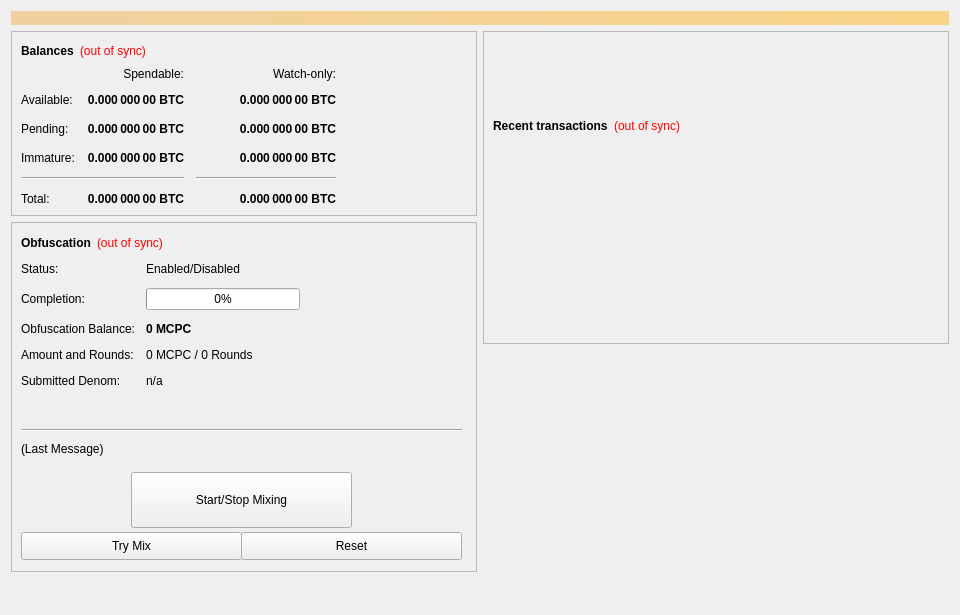
<?xml version="1.0" encoding="UTF-8"?>
<ui version="4.0">
 <class>OverviewPage</class>
 <widget class="QWidget" name="OverviewPage">
  <property name="geometry">
   <rect>
    <x>0</x>
    <y>0</y>
    <width>960</width>
    <height>615</height>
   </rect>
  </property>
  <property name="minimumSize">
   <size>
    <width>960</width>
    <height>0</height>
   </size>
  </property>
  <property name="windowTitle">
   <string>Form</string>
  </property>
  <layout class="QVBoxLayout" name="topLayout">
   <item>
    <widget class="QLabel" name="labelAlerts">
     <property name="visible">
      <bool>false</bool>
     </property>
     <property name="styleSheet">
      <string notr="true">background-color: qlineargradient(x1: 0, y1: 0, x2: 1, y2: 0, stop:0 #F0D0A0, stop:1 #F8D488); color:#000000;</string>
     </property>
     <property name="wordWrap">
      <bool>true</bool>
     </property>
     <property name="margin">
      <number>3</number>
     </property>
    </widget>
   </item>
   <item>
    <layout class="QHBoxLayout" name="horizontalLayout" stretch="1,1">
     <item>
      <layout class="QVBoxLayout" name="verticalLayout_2">
       <item>
        <widget class="QFrame" name="frame">
         <property name="frameShape">
          <enum>QFrame::StyledPanel</enum>
         </property>
         <property name="frameShadow">
          <enum>QFrame::Raised</enum>
         </property>
         <layout class="QVBoxLayout" name="verticalLayout_4">
          <item>
           <layout class="QHBoxLayout" name="horizontalLayout_4">
            <item>
             <widget class="QLabel" name="label_5">
              <property name="font">
               <font>
                <weight>75</weight>
                <bold>true</bold>
               </font>
              </property>
              <property name="text">
               <string>Balances</string>
              </property>
             </widget>
            </item>
            <item>
             <widget class="QLabel" name="labelWalletStatus">
              <property name="cursor">
               <cursorShape>WhatsThisCursor</cursorShape>
              </property>
              <property name="toolTip">
               <string>The displayed information may be out of date. Your wallet automatically synchronizes with the MCPCoin network after a connection is established, but this process has not completed yet.</string>
              </property>
              <property name="styleSheet">
               <string notr="true">QLabel { color: red; }</string>
              </property>
              <property name="text">
               <string notr="true">(out of sync)</string>
              </property>
              <property name="alignment">
               <set>Qt::AlignLeading|Qt::AlignLeft|Qt::AlignVCenter</set>
              </property>
             </widget>
            </item>
            <item>
             <spacer name="horizontalSpacer_3">
              <property name="orientation">
               <enum>Qt::Horizontal</enum>
              </property>
              <property name="sizeHint" stdset="0">
               <size>
                <width>40</width>
                <height>20</height>
               </size>
              </property>
             </spacer>
            </item>
           </layout>
          </item>
          <item>
           <layout class="QGridLayout" name="gridLayout">
            <property name="spacing">
             <number>12</number>
            </property>
            <item row="2" column="2">
             <widget class="QLabel" name="labelWatchPending">
              <property name="font">
               <font>
                <weight>75</weight>
                <bold>true</bold>
               </font>
              </property>
              <property name="cursor">
               <cursorShape>IBeamCursor</cursorShape>
              </property>
              <property name="toolTip">
               <string>Unconfirmed transactions to watch-only addresses</string>
              </property>
              <property name="text">
               <string notr="true">0.000 000 00 BTC</string>
              </property>
              <property name="alignment">
               <set>Qt::AlignRight|Qt::AlignTrailing|Qt::AlignVCenter</set>
              </property>
              <property name="textInteractionFlags">
               <set>Qt::LinksAccessibleByMouse|Qt::TextSelectableByKeyboard|Qt::TextSelectableByMouse</set>
              </property>
             </widget>
            </item>
            <item row="2" column="1">
             <widget class="QLabel" name="labelUnconfirmed">
              <property name="font">
               <font>
                <weight>75</weight>
                <bold>true</bold>
               </font>
              </property>
              <property name="cursor">
               <cursorShape>IBeamCursor</cursorShape>
              </property>
              <property name="toolTip">
               <string>Total of transactions that have yet to be confirmed, and do not yet count toward the spendable balance</string>
              </property>
              <property name="text">
               <string notr="true">0.000 000 00 BTC</string>
              </property>
              <property name="alignment">
               <set>Qt::AlignRight|Qt::AlignTrailing|Qt::AlignVCenter</set>
              </property>
              <property name="textInteractionFlags">
               <set>Qt::LinksAccessibleByMouse|Qt::TextSelectableByKeyboard|Qt::TextSelectableByMouse</set>
              </property>
             </widget>
            </item>
            <item row="3" column="2">
             <widget class="QLabel" name="labelWatchImmature">
              <property name="font">
               <font>
                <weight>75</weight>
                <bold>true</bold>
               </font>
              </property>
              <property name="cursor">
               <cursorShape>IBeamCursor</cursorShape>
              </property>
              <property name="toolTip">
               <string>Staked or masternode rewards in watch-only addresses that has not yet matured</string>
              </property>
              <property name="text">
               <string notr="true">0.000 000 00 BTC</string>
              </property>
              <property name="alignment">
               <set>Qt::AlignRight|Qt::AlignTrailing|Qt::AlignVCenter</set>
              </property>
              <property name="textInteractionFlags">
               <set>Qt::LinksAccessibleByMouse|Qt::TextSelectableByKeyboard|Qt::TextSelectableByMouse</set>
              </property>
             </widget>
            </item>
            <item row="4" column="0" colspan="2">
             <widget class="Line" name="lineSpendableBalance">
              <property name="orientation">
               <enum>Qt::Horizontal</enum>
              </property>
             </widget>
            </item>
            <item row="4" column="2">
             <widget class="Line" name="lineWatchBalance">
              <property name="sizePolicy">
               <sizepolicy hsizetype="Preferred" vsizetype="Fixed">
                <horstretch>0</horstretch>
                <verstretch>0</verstretch>
               </sizepolicy>
              </property>
              <property name="minimumSize">
               <size>
                <width>140</width>
                <height>0</height>
               </size>
              </property>
              <property name="orientation">
               <enum>Qt::Horizontal</enum>
              </property>
             </widget>
            </item>
            <item row="5" column="0">
             <widget class="QLabel" name="labelTotalText">
              <property name="text">
               <string>Total:</string>
              </property>
             </widget>
            </item>
            <item row="3" column="1">
             <widget class="QLabel" name="labelImmature">
              <property name="font">
               <font>
                <weight>75</weight>
                <bold>true</bold>
               </font>
              </property>
              <property name="cursor">
               <cursorShape>IBeamCursor</cursorShape>
              </property>
              <property name="toolTip">
               <string>Staked or masternode rewards that has not yet matured</string>
              </property>
              <property name="text">
               <string notr="true">0.000 000 00 BTC</string>
              </property>
              <property name="alignment">
               <set>Qt::AlignRight|Qt::AlignTrailing|Qt::AlignVCenter</set>
              </property>
              <property name="textInteractionFlags">
               <set>Qt::LinksAccessibleByMouse|Qt::TextSelectableByKeyboard|Qt::TextSelectableByMouse</set>
              </property>
             </widget>
            </item>
            <item row="2" column="3">
             <spacer name="horizontalSpacer_2">
              <property name="orientation">
               <enum>Qt::Horizontal</enum>
              </property>
              <property name="sizeHint" stdset="0">
               <size>
                <width>40</width>
                <height>20</height>
               </size>
              </property>
             </spacer>
            </item>
            <item row="3" column="0">
             <widget class="QLabel" name="labelImmatureText">
              <property name="text">
               <string>Immature:</string>
              </property>
             </widget>
            </item>
            <item row="5" column="1">
             <widget class="QLabel" name="labelTotal">
              <property name="font">
               <font>
                <weight>75</weight>
                <bold>true</bold>
               </font>
              </property>
              <property name="cursor">
               <cursorShape>IBeamCursor</cursorShape>
              </property>
              <property name="toolTip">
               <string>Your current total balance</string>
              </property>
              <property name="text">
               <string notr="true">0.000 000 00 BTC</string>
              </property>
              <property name="alignment">
               <set>Qt::AlignRight|Qt::AlignTrailing|Qt::AlignVCenter</set>
              </property>
              <property name="textInteractionFlags">
               <set>Qt::LinksAccessibleByMouse|Qt::TextSelectableByKeyboard|Qt::TextSelectableByMouse</set>
              </property>
             </widget>
            </item>
            <item row="5" column="2">
             <widget class="QLabel" name="labelWatchTotal">
              <property name="font">
               <font>
                <weight>75</weight>
                <bold>true</bold>
               </font>
              </property>
              <property name="cursor">
               <cursorShape>IBeamCursor</cursorShape>
              </property>
              <property name="toolTip">
               <string>Current total balance in watch-only addresses</string>
              </property>
              <property name="text">
               <string notr="true">0.000 000 00 BTC</string>
              </property>
              <property name="alignment">
               <set>Qt::AlignRight|Qt::AlignTrailing|Qt::AlignVCenter</set>
              </property>
              <property name="textInteractionFlags">
               <set>Qt::LinksAccessibleByMouse|Qt::TextSelectableByKeyboard|Qt::TextSelectableByMouse</set>
              </property>
             </widget>
            </item>
            <item row="0" column="2">
             <widget class="QLabel" name="labelWatchonly">
              <property name="text">
               <string>Watch-only:</string>
              </property>
              <property name="alignment">
               <set>Qt::AlignRight|Qt::AlignTrailing|Qt::AlignVCenter</set>
              </property>
             </widget>
            </item>
            <item row="1" column="0">
             <widget class="QLabel" name="labelBalanceText">
              <property name="text">
               <string>Available:</string>
              </property>
             </widget>
            </item>
            <item row="1" column="1">
             <widget class="QLabel" name="labelBalance">
              <property name="font">
               <font>
                <weight>75</weight>
                <bold>true</bold>
               </font>
              </property>
              <property name="cursor">
               <cursorShape>IBeamCursor</cursorShape>
              </property>
              <property name="toolTip">
               <string>Your current spendable balance</string>
              </property>
              <property name="text">
               <string notr="true">0.000 000 00 BTC</string>
              </property>
              <property name="alignment">
               <set>Qt::AlignRight|Qt::AlignTrailing|Qt::AlignVCenter</set>
              </property>
              <property name="textInteractionFlags">
               <set>Qt::LinksAccessibleByMouse|Qt::TextSelectableByKeyboard|Qt::TextSelectableByMouse</set>
              </property>
             </widget>
            </item>
            <item row="1" column="2">
             <widget class="QLabel" name="labelWatchAvailable">
              <property name="font">
               <font>
                <weight>75</weight>
                <bold>true</bold>
               </font>
              </property>
              <property name="cursor">
               <cursorShape>IBeamCursor</cursorShape>
              </property>
              <property name="toolTip">
               <string>Your current balance in watch-only addresses</string>
              </property>
              <property name="text">
               <string notr="true">0.000 000 00 BTC</string>
              </property>
              <property name="alignment">
               <set>Qt::AlignRight|Qt::AlignTrailing|Qt::AlignVCenter</set>
              </property>
              <property name="textInteractionFlags">
               <set>Qt::LinksAccessibleByMouse|Qt::TextSelectableByKeyboard|Qt::TextSelectableByMouse</set>
              </property>
             </widget>
            </item>
            <item row="2" column="0">
             <widget class="QLabel" name="labelPendingText">
              <property name="text">
               <string>Pending:</string>
              </property>
             </widget>
            </item>
            <item row="0" column="1">
             <widget class="QLabel" name="labelSpendable">
              <property name="text">
               <string>Spendable:</string>
              </property>
              <property name="alignment">
               <set>Qt::AlignRight|Qt::AlignTrailing|Qt::AlignVCenter</set>
              </property>
             </widget>
            </item>
           </layout>
          </item>
         </layout>
        </widget>
       </item>
       <item>
        <widget class="QFrame" name="frameObfuscation">
         <property name="minimumSize">
          <size>
           <width>0</width>
           <height>350</height>
          </size>
         </property>
         <property name="layoutDirection">
          <enum>Qt::LeftToRight</enum>
         </property>
         <property name="frameShape">
          <enum>QFrame::StyledPanel</enum>
         </property>
         <property name="frameShadow">
          <enum>QFrame::Raised</enum>
         </property>
         <widget class="QWidget" name="formLayoutWidget">
          <property name="geometry">
           <rect>
            <x>10</x>
            <y>40</y>
            <width>451</width>
            <height>161</height>
           </rect>
          </property>
          <layout class="QFormLayout" name="formLayout">
           <property name="fieldGrowthPolicy">
            <enum>QFormLayout::AllNonFixedFieldsGrow</enum>
           </property>
           <property name="horizontalSpacing">
            <number>11</number>
           </property>
           <property name="verticalSpacing">
            <number>12</number>
           </property>
           <item row="0" column="0">
            <widget class="QLabel" name="label_6">
             <property name="text">
              <string>Status:</string>
             </property>
            </widget>
           </item>
           <item row="1" column="0">
            <widget class="QLabel" name="label_7">
             <property name="text">
              <string>Completion:</string>
             </property>
            </widget>
           </item>
           <item row="1" column="1">
            <widget class="QProgressBar" name="obfuscationProgress">
             <property name="maximumSize">
              <size>
               <width>154</width>
               <height>16777215</height>
              </size>
             </property>
             <property name="value">
              <number>0</number>
             </property>
            </widget>
           </item>
           <item row="2" column="0">
            <widget class="QLabel" name="labelAnonymizedText">
             <property name="text">
              <string>Obfuscation Balance:</string>
             </property>
            </widget>
           </item>
           <item row="2" column="1">
            <widget class="QLabel" name="labelAnonymized">
             <property name="font">
              <font>
               <weight>75</weight>
               <bold>true</bold>
              </font>
             </property>
             <property name="text">
              <string notr="true">0 MCPC</string>
             </property>
            </widget>
           </item>
           <item row="3" column="0">
            <widget class="QLabel" name="label_8">
             <property name="text">
              <string>Amount and Rounds:</string>
             </property>
            </widget>
           </item>
           <item row="3" column="1">
            <widget class="QLabel" name="labelAmountRounds">
             <property name="text">
              <string>0 MCPC / 0 Rounds</string>
             </property>
            </widget>
           </item>
           <item row="4" column="0">
            <widget class="QLabel" name="label_9">
             <property name="text">
              <string>Submitted Denom:</string>
             </property>
            </widget>
           </item>
           <item row="4" column="1">
            <widget class="QLabel" name="labelSubmittedDenom">
             <property name="toolTip">
              <string>The denominations you submitted to the Masternode.&lt;br&gt;To mix, other users must submit the exact same denominations.</string>
             </property>
             <property name="text">
              <string>n/a</string>
             </property>
            </widget>
           </item>
           <item row="0" column="1">
            <widget class="QLabel" name="obfuscationEnabled">
             <property name="text">
              <string>Enabled/Disabled</string>
             </property>
            </widget>
           </item>
          </layout>
         </widget>
         <widget class="QPushButton" name="runAutoDenom">
          <property name="geometry">
           <rect>
            <x>251</x>
            <y>17</y>
            <width>1</width>
            <height>1</height>
           </rect>
          </property>
          <property name="palette">
           <palette>
            <active>
             <colorrole role="WindowText">
              <brush brushstyle="SolidPattern">
               <color alpha="255">
                <red>0</red>
                <green>0</green>
                <blue>0</blue>
               </color>
              </brush>
             </colorrole>
             <colorrole role="Button">
              <brush brushstyle="SolidPattern">
               <color alpha="255">
                <red>239</red>
                <green>238</green>
                <blue>238</blue>
               </color>
              </brush>
             </colorrole>
             <colorrole role="Light">
              <brush brushstyle="SolidPattern">
               <color alpha="255">
                <red>255</red>
                <green>255</green>
                <blue>255</blue>
               </color>
              </brush>
             </colorrole>
             <colorrole role="Midlight">
              <brush brushstyle="SolidPattern">
               <color alpha="255">
                <red>247</red>
                <green>246</green>
                <blue>246</blue>
               </color>
              </brush>
             </colorrole>
             <colorrole role="Dark">
              <brush brushstyle="SolidPattern">
               <color alpha="255">
                <red>119</red>
                <green>119</green>
                <blue>119</blue>
               </color>
              </brush>
             </colorrole>
             <colorrole role="Mid">
              <brush brushstyle="SolidPattern">
               <color alpha="255">
                <red>159</red>
                <green>159</green>
                <blue>159</blue>
               </color>
              </brush>
             </colorrole>
             <colorrole role="Text">
              <brush brushstyle="SolidPattern">
               <color alpha="255">
                <red>0</red>
                <green>0</green>
                <blue>0</blue>
               </color>
              </brush>
             </colorrole>
             <colorrole role="BrightText">
              <brush brushstyle="SolidPattern">
               <color alpha="255">
                <red>255</red>
                <green>255</green>
                <blue>255</blue>
               </color>
              </brush>
             </colorrole>
             <colorrole role="ButtonText">
              <brush brushstyle="SolidPattern">
               <color alpha="255">
                <red>0</red>
                <green>0</green>
                <blue>0</blue>
               </color>
              </brush>
             </colorrole>
             <colorrole role="Base">
              <brush brushstyle="SolidPattern">
               <color alpha="255">
                <red>255</red>
                <green>255</green>
                <blue>255</blue>
               </color>
              </brush>
             </colorrole>
             <colorrole role="Window">
              <brush brushstyle="SolidPattern">
               <color alpha="255">
                <red>239</red>
                <green>238</green>
                <blue>238</blue>
               </color>
              </brush>
             </colorrole>
             <colorrole role="Shadow">
              <brush brushstyle="SolidPattern">
               <color alpha="255">
                <red>0</red>
                <green>0</green>
                <blue>0</blue>
               </color>
              </brush>
             </colorrole>
             <colorrole role="AlternateBase">
              <brush brushstyle="SolidPattern">
               <color alpha="255">
                <red>247</red>
                <green>246</green>
                <blue>246</blue>
               </color>
              </brush>
             </colorrole>
             <colorrole role="ToolTipBase">
              <brush brushstyle="SolidPattern">
               <color alpha="255">
                <red>255</red>
                <green>255</green>
                <blue>220</blue>
               </color>
              </brush>
             </colorrole>
             <colorrole role="ToolTipText">
              <brush brushstyle="SolidPattern">
               <color alpha="255">
                <red>0</red>
                <green>0</green>
                <blue>0</blue>
               </color>
              </brush>
             </colorrole>
            </active>
            <inactive>
             <colorrole role="WindowText">
              <brush brushstyle="SolidPattern">
               <color alpha="255">
                <red>0</red>
                <green>0</green>
                <blue>0</blue>
               </color>
              </brush>
             </colorrole>
             <colorrole role="Button">
              <brush brushstyle="SolidPattern">
               <color alpha="255">
                <red>239</red>
                <green>238</green>
                <blue>238</blue>
               </color>
              </brush>
             </colorrole>
             <colorrole role="Light">
              <brush brushstyle="SolidPattern">
               <color alpha="255">
                <red>255</red>
                <green>255</green>
                <blue>255</blue>
               </color>
              </brush>
             </colorrole>
             <colorrole role="Midlight">
              <brush brushstyle="SolidPattern">
               <color alpha="255">
                <red>247</red>
                <green>246</green>
                <blue>246</blue>
               </color>
              </brush>
             </colorrole>
             <colorrole role="Dark">
              <brush brushstyle="SolidPattern">
               <color alpha="255">
                <red>119</red>
                <green>119</green>
                <blue>119</blue>
               </color>
              </brush>
             </colorrole>
             <colorrole role="Mid">
              <brush brushstyle="SolidPattern">
               <color alpha="255">
                <red>159</red>
                <green>159</green>
                <blue>159</blue>
               </color>
              </brush>
             </colorrole>
             <colorrole role="Text">
              <brush brushstyle="SolidPattern">
               <color alpha="255">
                <red>0</red>
                <green>0</green>
                <blue>0</blue>
               </color>
              </brush>
             </colorrole>
             <colorrole role="BrightText">
              <brush brushstyle="SolidPattern">
               <color alpha="255">
                <red>255</red>
                <green>255</green>
                <blue>255</blue>
               </color>
              </brush>
             </colorrole>
             <colorrole role="ButtonText">
              <brush brushstyle="SolidPattern">
               <color alpha="255">
                <red>0</red>
                <green>0</green>
                <blue>0</blue>
               </color>
              </brush>
             </colorrole>
             <colorrole role="Base">
              <brush brushstyle="SolidPattern">
               <color alpha="255">
                <red>255</red>
                <green>255</green>
                <blue>255</blue>
               </color>
              </brush>
             </colorrole>
             <colorrole role="Window">
              <brush brushstyle="SolidPattern">
               <color alpha="255">
                <red>239</red>
                <green>238</green>
                <blue>238</blue>
               </color>
              </brush>
             </colorrole>
             <colorrole role="Shadow">
              <brush brushstyle="SolidPattern">
               <color alpha="255">
                <red>0</red>
                <green>0</green>
                <blue>0</blue>
               </color>
              </brush>
             </colorrole>
             <colorrole role="AlternateBase">
              <brush brushstyle="SolidPattern">
               <color alpha="255">
                <red>247</red>
                <green>246</green>
                <blue>246</blue>
               </color>
              </brush>
             </colorrole>
             <colorrole role="ToolTipBase">
              <brush brushstyle="SolidPattern">
               <color alpha="255">
                <red>255</red>
                <green>255</green>
                <blue>220</blue>
               </color>
              </brush>
             </colorrole>
             <colorrole role="ToolTipText">
              <brush brushstyle="SolidPattern">
               <color alpha="255">
                <red>0</red>
                <green>0</green>
                <blue>0</blue>
               </color>
              </brush>
             </colorrole>
            </inactive>
            <disabled>
             <colorrole role="WindowText">
              <brush brushstyle="SolidPattern">
               <color alpha="255">
                <red>119</red>
                <green>119</green>
                <blue>119</blue>
               </color>
              </brush>
             </colorrole>
             <colorrole role="Button">
              <brush brushstyle="SolidPattern">
               <color alpha="255">
                <red>239</red>
                <green>238</green>
                <blue>238</blue>
               </color>
              </brush>
             </colorrole>
             <colorrole role="Light">
              <brush brushstyle="SolidPattern">
               <color alpha="255">
                <red>255</red>
                <green>255</green>
                <blue>255</blue>
               </color>
              </brush>
             </colorrole>
             <colorrole role="Midlight">
              <brush brushstyle="SolidPattern">
               <color alpha="255">
                <red>247</red>
                <green>246</green>
                <blue>246</blue>
               </color>
              </brush>
             </colorrole>
             <colorrole role="Dark">
              <brush brushstyle="SolidPattern">
               <color alpha="255">
                <red>119</red>
                <green>119</green>
                <blue>119</blue>
               </color>
              </brush>
             </colorrole>
             <colorrole role="Mid">
              <brush brushstyle="SolidPattern">
               <color alpha="255">
                <red>159</red>
                <green>159</green>
                <blue>159</blue>
               </color>
              </brush>
             </colorrole>
             <colorrole role="Text">
              <brush brushstyle="SolidPattern">
               <color alpha="255">
                <red>119</red>
                <green>119</green>
                <blue>119</blue>
               </color>
              </brush>
             </colorrole>
             <colorrole role="BrightText">
              <brush brushstyle="SolidPattern">
               <color alpha="255">
                <red>255</red>
                <green>255</green>
                <blue>255</blue>
               </color>
              </brush>
             </colorrole>
             <colorrole role="ButtonText">
              <brush brushstyle="SolidPattern">
               <color alpha="255">
                <red>119</red>
                <green>119</green>
                <blue>119</blue>
               </color>
              </brush>
             </colorrole>
             <colorrole role="Base">
              <brush brushstyle="SolidPattern">
               <color alpha="255">
                <red>239</red>
                <green>238</green>
                <blue>238</blue>
               </color>
              </brush>
             </colorrole>
             <colorrole role="Window">
              <brush brushstyle="SolidPattern">
               <color alpha="255">
                <red>239</red>
                <green>238</green>
                <blue>238</blue>
               </color>
              </brush>
             </colorrole>
             <colorrole role="Shadow">
              <brush brushstyle="SolidPattern">
               <color alpha="255">
                <red>0</red>
                <green>0</green>
                <blue>0</blue>
               </color>
              </brush>
             </colorrole>
             <colorrole role="AlternateBase">
              <brush brushstyle="SolidPattern">
               <color alpha="255">
                <red>239</red>
                <green>238</green>
                <blue>238</blue>
               </color>
              </brush>
             </colorrole>
             <colorrole role="ToolTipBase">
              <brush brushstyle="SolidPattern">
               <color alpha="255">
                <red>255</red>
                <green>255</green>
                <blue>220</blue>
               </color>
              </brush>
             </colorrole>
             <colorrole role="ToolTipText">
              <brush brushstyle="SolidPattern">
               <color alpha="255">
                <red>0</red>
                <green>0</green>
                <blue>0</blue>
               </color>
              </brush>
             </colorrole>
            </disabled>
           </palette>
          </property>
          <property name="focusPolicy">
           <enum>Qt::NoFocus</enum>
          </property>
          <property name="autoFillBackground">
           <bool>true</bool>
          </property>
          <property name="text">
           <string/>
          </property>
          <property name="flat">
           <bool>true</bool>
          </property>
         </widget>
         <widget class="QPushButton" name="toggleObfuscation">
          <property name="geometry">
           <rect>
            <x>120</x>
            <y>250</y>
            <width>221</width>
            <height>56</height>
           </rect>
          </property>
          <property name="sizePolicy">
           <sizepolicy hsizetype="MinimumExpanding" vsizetype="Fixed">
            <horstretch>0</horstretch>
            <verstretch>0</verstretch>
           </sizepolicy>
          </property>
          <property name="text">
           <string>Start/Stop Mixing</string>
          </property>
         </widget>
         <widget class="Line" name="lineLastMessage">
          <property name="geometry">
           <rect>
            <x>10</x>
            <y>200</y>
            <width>441</width>
            <height>16</height>
           </rect>
          </property>
          <property name="orientation">
           <enum>Qt::Horizontal</enum>
          </property>
         </widget>
         <widget class="QLabel" name="obfuscationStatus">
          <property name="geometry">
           <rect>
            <x>10</x>
            <y>220</y>
            <width>451</width>
            <height>61</height>
           </rect>
          </property>
          <property name="minimumSize">
           <size>
            <width>288</width>
            <height>43</height>
           </size>
          </property>
          <property name="text">
           <string>(Last Message)</string>
          </property>
          <property name="alignment">
           <set>Qt::AlignLeading|Qt::AlignLeft|Qt::AlignTop</set>
          </property>
          <property name="wordWrap">
           <bool>true</bool>
          </property>
         </widget>
         <widget class="QPushButton" name="obfuscationAuto">
          <property name="geometry">
           <rect>
            <x>10</x>
            <y>310</y>
            <width>221</width>
            <height>28</height>
           </rect>
          </property>
          <property name="sizePolicy">
           <sizepolicy hsizetype="MinimumExpanding" vsizetype="Fixed">
            <horstretch>0</horstretch>
            <verstretch>0</verstretch>
           </sizepolicy>
          </property>
          <property name="toolTip">
           <string>Try to manually submit a Obfuscation request.</string>
          </property>
          <property name="text">
           <string>Try Mix</string>
          </property>
         </widget>
         <widget class="QPushButton" name="obfuscationReset">
          <property name="geometry">
           <rect>
            <x>230</x>
            <y>310</y>
            <width>221</width>
            <height>28</height>
           </rect>
          </property>
          <property name="sizePolicy">
           <sizepolicy hsizetype="MinimumExpanding" vsizetype="Fixed">
            <horstretch>0</horstretch>
            <verstretch>0</verstretch>
           </sizepolicy>
          </property>
          <property name="toolTip">
           <string>Reset the current status of Obfuscation (can interrupt Obfuscation if it's in the process of Mixing, which can cost you money!)</string>
          </property>
          <property name="autoFillBackground">
           <bool>false</bool>
          </property>
          <property name="text">
           <string>Reset</string>
          </property>
         </widget>
         <widget class="QWidget" name="layoutWidget">
          <property name="geometry">
           <rect>
            <x>10</x>
            <y>10</y>
            <width>431</width>
            <height>22</height>
           </rect>
          </property>
          <layout class="QHBoxLayout" name="horizontalLayout_5">
           <item>
            <widget class="QLabel" name="label_2">
             <property name="font">
              <font>
               <weight>75</weight>
               <bold>true</bold>
              </font>
             </property>
             <property name="text">
              <string>Obfuscation</string>
             </property>
            </widget>
           </item>
           <item>
            <widget class="QLabel" name="labelObfuscationSyncStatus">
             <property name="toolTip">
              <string>The displayed information may be out of date. Your wallet automatically synchronizes with the MCPCoin network after a connection is established, but this process has not completed yet.</string>
             </property>
             <property name="styleSheet">
              <string notr="true">QLabel { color: red; }</string>
             </property>
             <property name="text">
              <string notr="true">(out of sync)</string>
             </property>
             <property name="alignment">
              <set>Qt::AlignLeading|Qt::AlignLeft|Qt::AlignVCenter</set>
             </property>
            </widget>
           </item>
           <item>
            <spacer name="horizontalSpacer_4">
             <property name="orientation">
              <enum>Qt::Horizontal</enum>
             </property>
             <property name="sizeHint" stdset="0">
              <size>
               <width>40</width>
               <height>20</height>
              </size>
             </property>
            </spacer>
           </item>
          </layout>
         </widget>
        </widget>
       </item>
       <item>
        <spacer name="verticalSpacer">
         <property name="orientation">
          <enum>Qt::Vertical</enum>
         </property>
         <property name="sizeHint" stdset="0">
          <size>
           <width>20</width>
           <height>40</height>
          </size>
         </property>
        </spacer>
       </item>
      </layout>
     </item>
     <item>
      <layout class="QVBoxLayout" name="verticalLayout_3">
       <item>
        <widget class="QFrame" name="frame_2">
         <property name="frameShape">
          <enum>QFrame::StyledPanel</enum>
         </property>
         <property name="frameShadow">
          <enum>QFrame::Raised</enum>
         </property>
         <layout class="QVBoxLayout" name="verticalLayout">
          <item>
           <spacer name="verticalSpacer_3">
            <property name="orientation">
             <enum>Qt::Vertical</enum>
            </property>
            <property name="sizeType">
             <enum>QSizePolicy::Fixed</enum>
            </property>
            <property name="sizeHint" stdset="0">
             <size>
              <width>20</width>
              <height>75</height>
             </size>
            </property>
           </spacer>
          </item>
          <item>
           <layout class="QHBoxLayout" name="horizontalLayout_2">
            <item>
             <widget class="QLabel" name="label_4">
              <property name="font">
               <font>
                <weight>75</weight>
                <bold>true</bold>
               </font>
              </property>
              <property name="text">
               <string>Recent transactions</string>
              </property>
             </widget>
            </item>
            <item>
             <widget class="QLabel" name="labelTransactionsStatus">
              <property name="cursor">
               <cursorShape>WhatsThisCursor</cursorShape>
              </property>
              <property name="toolTip">
               <string>The displayed information may be out of date. Your wallet automatically synchronizes with the MCPCoin network after a connection is established, but this process has not completed yet.</string>
              </property>
              <property name="styleSheet">
               <string notr="true">QLabel { color: red; }</string>
              </property>
              <property name="text">
               <string notr="true">(out of sync)</string>
              </property>
              <property name="alignment">
               <set>Qt::AlignRight|Qt::AlignTrailing|Qt::AlignVCenter</set>
              </property>
             </widget>
            </item>
            <item>
             <spacer name="horizontalSpacer">
              <property name="orientation">
               <enum>Qt::Horizontal</enum>
              </property>
              <property name="sizeHint" stdset="0">
               <size>
                <width>40</width>
                <height>20</height>
               </size>
              </property>
             </spacer>
            </item>
           </layout>
          </item>
          <item>
           <widget class="QListView" name="listTransactions">
            <property name="styleSheet">
             <string notr="true">QListView { background: transparent; }</string>
            </property>
            <property name="frameShape">
             <enum>QFrame::NoFrame</enum>
            </property>
            <property name="verticalScrollBarPolicy">
             <enum>Qt::ScrollBarAlwaysOff</enum>
            </property>
            <property name="horizontalScrollBarPolicy">
             <enum>Qt::ScrollBarAlwaysOff</enum>
            </property>
            <property name="selectionMode">
             <enum>QAbstractItemView::NoSelection</enum>
            </property>
           </widget>
          </item>
         </layout>
        </widget>
       </item>
       <item>
        <spacer name="verticalSpacer_2">
         <property name="orientation">
          <enum>Qt::Vertical</enum>
         </property>
         <property name="sizeType">
          <enum>QSizePolicy::Expanding</enum>
         </property>
         <property name="sizeHint" stdset="0">
          <size>
           <width>20</width>
           <height>40</height>
          </size>
         </property>
        </spacer>
       </item>
      </layout>
     </item>
    </layout>
   </item>
  </layout>
 </widget>
 <resources/>
 <connections/>
</ui>
